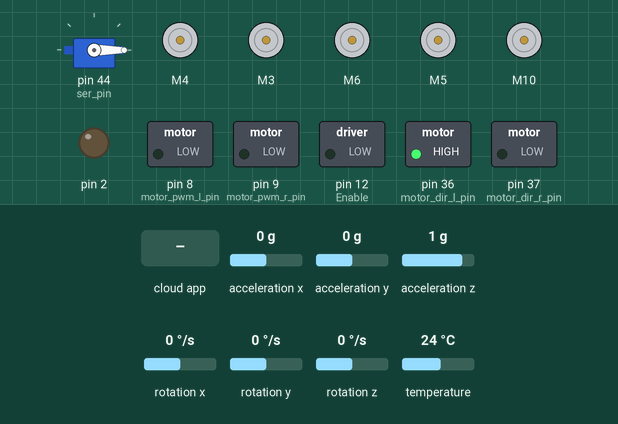
Simulated run of this sketch. Board: Arduino Mega 2560, built with avr-gcc and run on an emulated ATmega2560. Shown: servo, 5 × DC motor (green arrow = forward, orange = backward, longer = faster), switched loads named in the sketch (green lamp = pin HIGH), output pins drawn as LEDs (lit = HIGH). The inputs (shaded band) are chosen by the test bench; at power-on: acceleration x 0 g, acceleration y 0 g, acceleration z 1 g, rotation x 0 °/s, rotation y 0 °/s, rotation z 0 °/s, temperature 24 °C. The ROS host is connected and sends only what is stated; what the sketch prints to the serial monitor is not drawn.

Above: at 1.2 s.
1.3 s: the phone or cloud app sets target_pitch to 45
At 1.7 s:
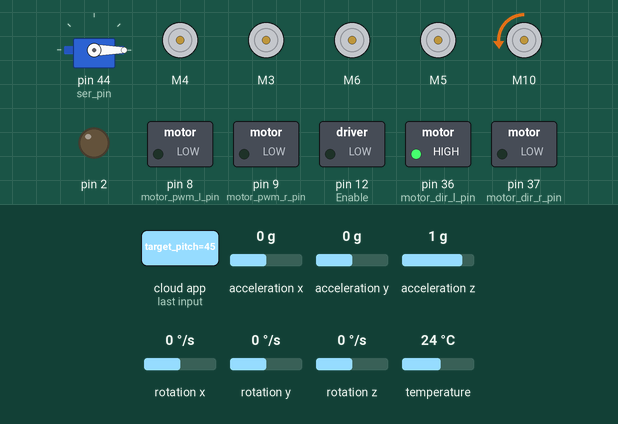
2.8 s: the phone or cloud app sets speed to 1
At 4.0 s:
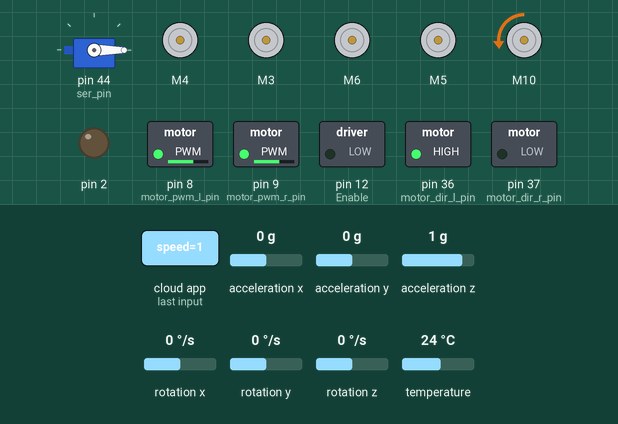
4.3 s: the phone or cloud app sets flick to 0
At 5.4 s:
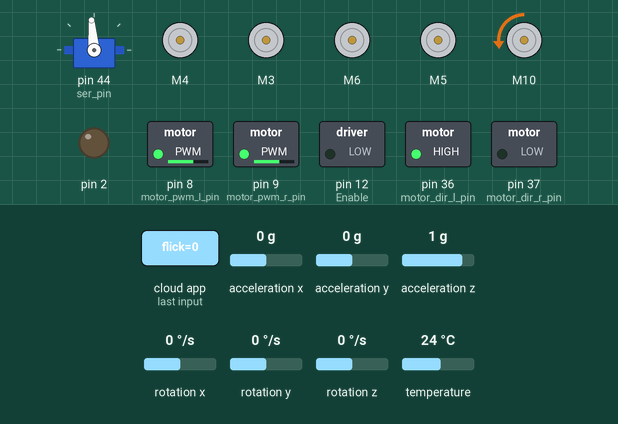
5.8 s: the phone or cloud app sets target_pitch to 0
At 6.7 s:
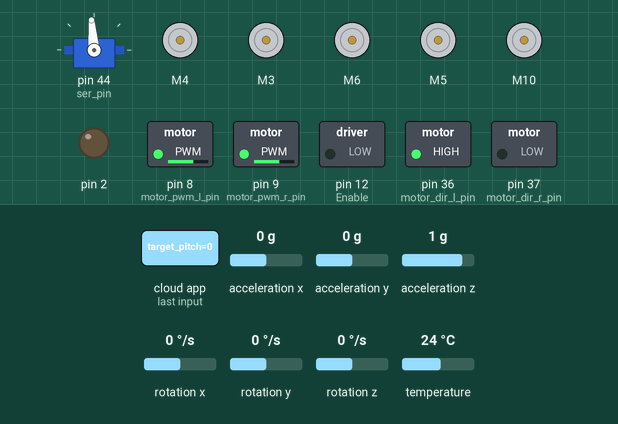
7.3 s: the phone or cloud app sets flick to 1
At 7.9 s:
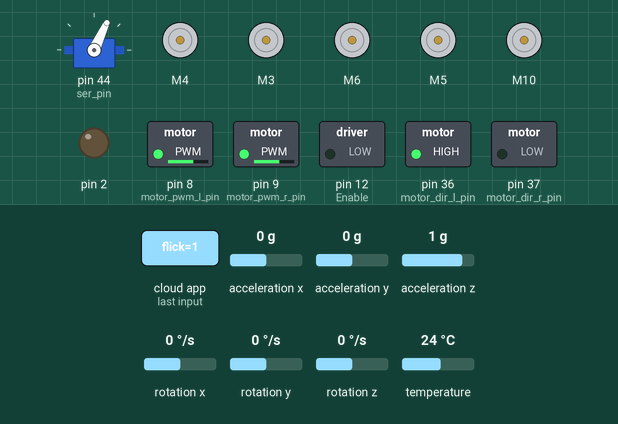
8.8 s: the phone or cloud app sets target_pitch to 90
At 9.8 s:
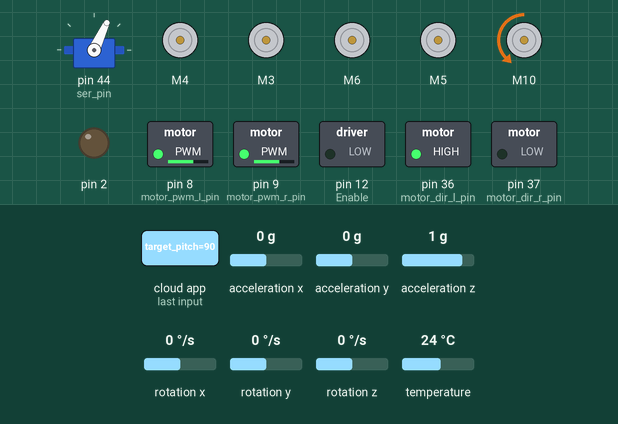
Timing chart, 0 to 11.3 s (numbered marks = the images above; inputs shaded):
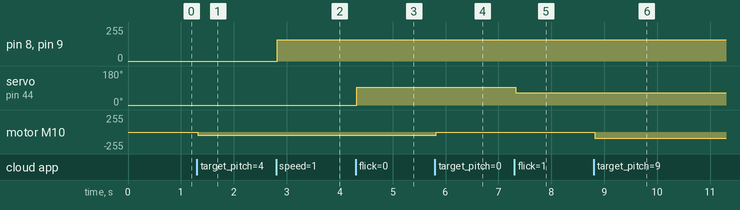

Measured:
- after the input at 1.3 s, motor M10: stopped → backward 45/255 at once
- after the input at 2.8 s, pin 8 (motor_pwm_l_pin), pin 9 (motor_pwm_r_pin): 0/255 → 160/255 at once
- after the input at 4.3 s, servo on pin 44 (ser_pin): 0° → 95° at once
- after the input at 5.8 s, motor M10: backward 45/255 → stopped at once
- after the input at 7.3 s, servo on pin 44 (ser_pin): 95° → 65° at once
- after the input at 8.8 s, motor M10: stopped → backward 90/255 at once

The sketch:

ER_WithIMU.ino
```cpp
// #define ROSSERIAL_ARDUINO_TCP
#include <ros.h>
#include <geometry_msgs/Quaternion.h>
#include <std_msgs/Int32.h>
#include <std_msgs/Int16.h>
#include <std_msgs/Bool.h>
#include "CytronMotorDriver.h"
#include "DRV8825.h"
#include <Servo.h>
#include <geometry_msgs/Vector3.h>
#include <Adafruit_MPU6050.h>
#include <Adafruit_Sensor.h>
#include <Wire.h>

// #define yaw_pwm 6
// #define yaw_dir 6
#define pitch_pwm 10
#define pitch_dir 40
#define motor_pwm_l_pin 8
#define motor_pwm_r_pin 9
#define motor_dir_r_pin 37
#define motor_dir_l_pin 36
#define wheel1_pwm 4
#define wheel2_pwm 3
#define wheel3_pwm 6
#define wheel4_pwm 5
#define wheel1_dir 34
#define wheel2_dir 33
#define wheel3_dir 32
#define wheel4_dir 35
#define Enable 12
#define ser_pin 44

ros::NodeHandle nh;
CytronMD actuator(PWM_DIR, pitch_pwm, pitch_dir);
CytronMD wheel1(PWM_DIR, wheel1_pwm, wheel1_dir);
CytronMD wheel2(PWM_DIR, wheel2_pwm, wheel2_dir);
CytronMD wheel3(PWM_DIR, wheel3_pwm, wheel3_dir);
CytronMD wheel4(PWM_DIR, wheel4_pwm, wheel4_dir);
Servo myservo;
Adafruit_MPU6050 mpu;
geometry_msgs::Vector3 imu;


// CytronMD motor_l(PWM_DIR,motor_pwm_l,motor)

int PWM1;
int PWM2;
int PWM3;
int PWM4;
int pwm_index = 0;
int pwm_array[] = {0, 160, 200, 255};
float multiplier_array[] = {0.25, 1};
int multiplier_index = 0;
int value=0;


int motor_pwm = pwm_array[pwm_index];
int act_pwm;
float multiplier = 1;
int prev_speed_time = 0;
int prev_locoSpeed_time = 0;

void servoCb( const std_msgs::Bool& msg){
  if (msg.data)
  {
     value=65;
  }
  else
  {
    value=95;
  }
}
void callback1(const geometry_msgs::Quaternion &msg)
{

  PWM1 = -1 * msg.x;
  PWM2 = 1 * msg.y;
  PWM3 = 1 * msg.z;
  PWM4 = -1 * msg.w;
  // Serial.println(PWM1);

  // receives both +ve and negative values acc to motion needed )
}

// void callback_yaw(const std_msgs::Int32 &msg)
// {
//   if (msg.data<0)
//   {
//     digitalWrite(yaw_dir,HIGH);
//     analogWrite(yaw_pwm,msg.data);
//   }
//   else{
//     digitalWrite(yaw_dir,LOW);
//     analogWrite(yaw_pwm,msg.data);
//   }

// }

void callback_pitch(const std_msgs::Int32 &msg)
{
  act_pwm = msg.data;
}

void callback_speed(const std_msgs::Bool &msg)
{
  if (((millis() - prev_speed_time) > 1000) && (msg.data))
  {
    prev_speed_time = millis();
    pwm_index = (pwm_index + 1) % 4;
    motor_pwm = pwm_array[pwm_index];
  }
}

void locoSpeed(const std_msgs::Bool &msg)
{
  if (((millis() - prev_locoSpeed_time) > 1000) && (msg.data))
  {
    prev_locoSpeed_time = millis();
    multiplier_index = (multiplier_index + 1) % 2;
    multiplier = multiplier_array[multiplier_index];
  }
}

// Subscriber
ros::Subscriber<geometry_msgs::Quaternion> sub1("keyboard_message1", &callback1);
ros::Subscriber<std_msgs::Int32> sub_pitch("target_pitch", &callback_pitch);
// ros::Subscriber<geometry_msgs::Int32> sub_yaw("target_yaw", &callback_yaw);
ros::Subscriber<std_msgs::Bool> sub_speed("speed", &callback_speed);
ros::Subscriber<std_msgs::Bool> sub_locoSpeed("locoSpeed", &locoSpeed);
ros::Subscriber<std_msgs::Bool> sub_flick("flick", &servoCb );
ros::Publisher imu_pub("imu_data", &imu);

void setup()
{
  pinMode(Enable, OUTPUT); // to make enable zero. Its connected to 8 in sheild
  digitalWrite(Enable, LOW);
  myservo.attach(ser_pin);
  // NODE
  nh.initNode();
  nh.subscribe(sub1);
  nh.subscribe(sub_pitch);
  nh.subscribe(sub_speed);
  nh.subscribe(sub_locoSpeed);
  nh.subscribe(sub_flick);

//  nh.subscribe(sub_yaw);

Serial.begin(57600);
Serial.println("node is initialised");

// pinMode(5,INPUT_PULLUP); //Encoder pin
// pinMode(4,INPUT); // Encoder Pin

pinMode(wheel1_dir, OUTPUT);
pinMode(wheel1_pwm, OUTPUT);

pinMode(wheel2_dir, OUTPUT);
pinMode(wheel2_pwm, OUTPUT);

pinMode(wheel3_dir, OUTPUT);
pinMode(wheel3_pwm, OUTPUT);

pinMode(wheel4_dir, OUTPUT);
pinMode(wheel4_pwm, OUTPUT);

//  pinMode(yaw_dir,OUTPUT);
//  pinMode(yaw_pwm,OUTPUT);
// pinMode(pitch_dir,OUTPUT);
// pinMode(pitch_pwm,OUTPUT);

pinMode(motor_pwm_l_pin, OUTPUT);
pinMode(motor_dir_l_pin, OUTPUT);
pinMode(motor_pwm_r_pin, OUTPUT);
pinMode(motor_dir_r_pin, OUTPUT);


digitalWrite(motor_dir_l_pin, HIGH);
digitalWrite(motor_dir_r_pin, LOW);
 nh.advertise(imu_pub);
  while(1)
  {
    if(mpu.begin())
    {
      break;
    }
  }
  mpu.setAccelerometerRange(MPU6050_RANGE_2_G);

// digitalWrite(motor_dir_r_pin,LOW);

// put your setup code here, to run once:
}

void loop()
{
  sensors_event_t a, g, temp;
  mpu.getEvent(&a, &g, &temp);
  imu.x=a.acceleration.x;
  imu.y=a.acceleration.y;
  imu.z=a.acceleration.z;
  imu_pub.publish( &imu );


  wheel1.setSpeed(PWM1 * multiplier);
  wheel2.setSpeed(PWM2 * multiplier);
  wheel3.setSpeed(PWM3 * multiplier);
  wheel4.setSpeed(PWM4 * multiplier);
  myservo.write(value);

  analogWrite(motor_pwm_l_pin, motor_pwm);
  analogWrite(motor_pwm_r_pin,motor_pwm);

  analogWrite(2, abs(PWM4));
  actuator.setSpeed(-act_pwm);

  //
  nh.spinOnce();
  delay(10);

  // put your main code here, to run repeatedly:
}
```
